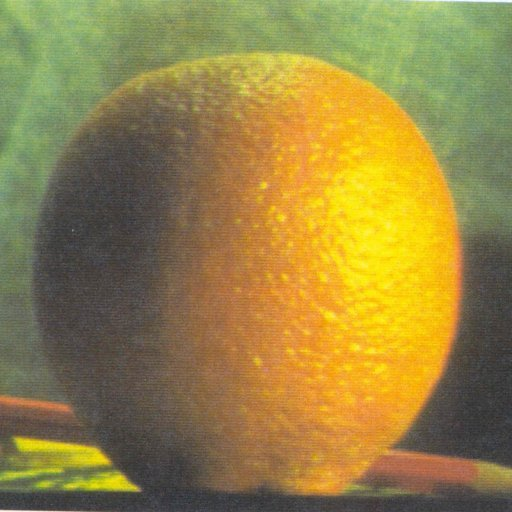
%> input picture Week_3/Lab_3/orange.png, 512 x 512 px
$ octave 3.3.m   (GNU Octave 9; MATLAB toolbox functions it lacks are replaced by stand-ins)
%> lines starting %> are read from the running program, lines starting %| are printed output that depends on the picture
% loading the image
A = im2double(imread('orange.png'));
% depth of the pyramids
depth = 5;

% we build the Gaussian pyramid
LA = laplacianpyr(A,depth);

function L = laplacianpyr(I,depth)
%> called with depth = 5

    % Input:
    % I: the input image
    % depth: number of levels of the Laplacian pyramid
    % Output:
    % L: a cell containing all the levels of the Laplacian pyramid

    % Please follow the instructions to fill in the missing commands.

    L = cell(1,depth);

    % 1) Create a Gaussian pyramid
    % Use the function you already created.

    GA = gausspyr(I,depth);
%> the loop in gausspyr, `for i = 1:depth` made 5 passes
%> pass 3, in reduce (call 2), `t = imfilter(I,h);`:
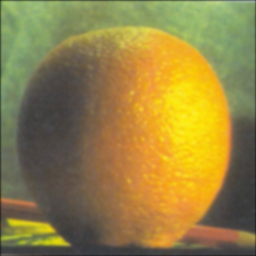
%> t: size 256x256x3 double; mean R, G, B 0.586, 0.514, 0.269
%> after the loop in gausspyr, `for i = 1:depth`: G = 5 items
%> GA = 5 items

    % 2) Create a pyramid, where each level is the corresponding level of
    % the Gaussian pyramid minus the expanded version of the next level of
    % the Gaussian pyramid.
    % Remember that the last level of the Laplacian pyramid is the same as
    % the last level of the Gaussian pyramid.
    for i = 1:depth
        if i < depth
            L{i} = GA{i} - expand(GA{i+1});    % same level of Gaussian pyramid minus the expanded version of next level
        else
            L{i} = GA{i};    % same level of Gaussian pyramid
        end
    end
%> this loop made 5 passes
%> (r in expand, c in expand) on passes 1 to 4: (256, 256), (128, 128), (64, 64), (32, 32)
%> pass 2, in expand (call 2), `g = 4*imfilter(t,h);`:
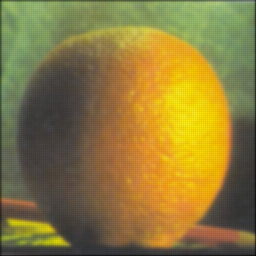
%> g: size 256x256x3 double; mean R, G, B 0.584, 0.512, 0.267; drawn with min black and max white
%> after the loop, L = 5 items

end

function G = gausspyr(I,depth)

    % Add your code from the previous step
    G = cell(1,depth);

    for i = 1:depth
        if i == 1
            G{i} = I;    % original image
        else
            G{i} = reduce(G{i-1});% reduced version of the previous level
        end
    end

end

function g = reduce(I)

    % Add your code from the previous step
    h = fspecial('gaussian', 5, 1);
    t = imfilter(I,h);

    [r,c,z] = size(t);
    g = zeros(r/2,c/2,z);
    for m = 1:r/2
        for n = 1:c/2
            for l = 1:z
                g(m,n,l) = t(2*m-1,2*n-1,l);
            end
        end
    end

end

function g = expand(I)

    % Add your code from the previous step
    [r,c,z] = size(I);
    t = zeros(2*r,2*c,z);
    for m = 1:r
        for n = 1:c
            for l = 1:z
                t(2*m-1,2*n-1,l) = I(m,n,l);
            end
        end
    end

    h = fspecial('gaussian', 5, 1);
    g = 4*imfilter(t,h);

end

$ run again, with Week_3/Lab_3/apple.png copied over Week_3/Lab_3/orange.png
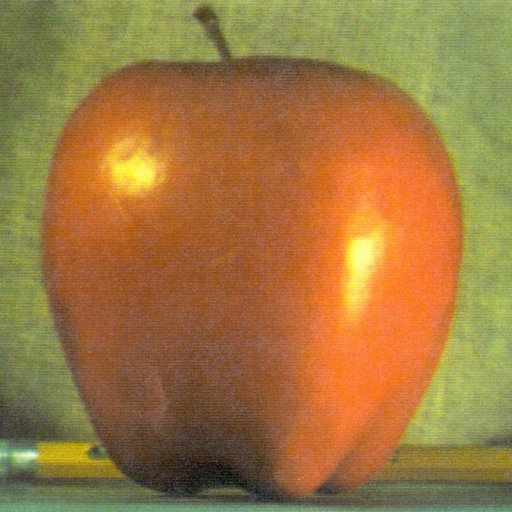
%> input picture Week_3/Lab_3/apple.png, 512 x 512 px
%> the loop in gausspyr, `for i = 1:depth` made 5 passes
%> pass 3, in reduce (call 2), `t = imfilter(I,h);`:
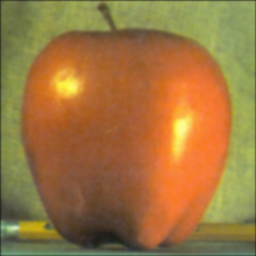
%> t: size 256x256x3 double; mean R, G, B 0.62, 0.465, 0.251
%> after the loop in gausspyr, `for i = 1:depth`: G = 5 items
%> the loop in laplacianpyr, `for i = 1:depth` made 5 passes
%> (r in expand, c in expand) on passes 1 to 4: (256, 256), (128, 128), (64, 64), (32, 32)
%> pass 2, in expand (call 2), `g = 4*imfilter(t,h);`:
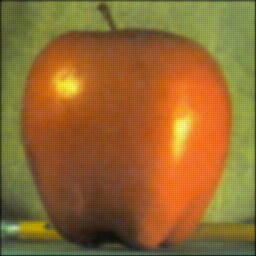
%> g: size 256x256x3 double; mean R, G, B 0.618, 0.463, 0.25; drawn with min black and max white
